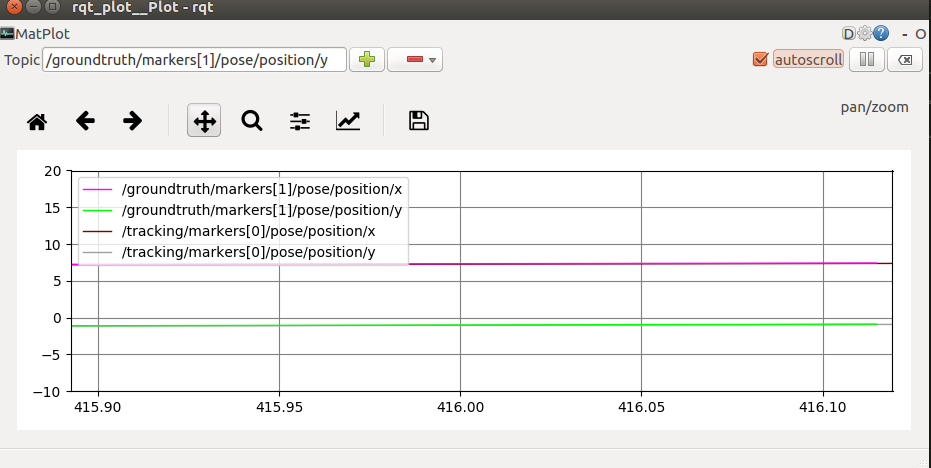
#> input picture images/rqt_plot.png, 931 x 468 px, found by its file name; its folder holds only this picture in this run
$ python make_tracking_video.py   (Python 2 division)
#> lines starting #> are read from the running program, lines starting #| are printed output that depends on the picture; after the words box and inside, x2 and y2 are one past the last pixel; in counts of white or black regions, pixels touching at a corner belong together
import cv2
import os

frames = 372
colors = [(255, 0, 0), (0, 255, 0), (0, 0, 255), (255, 255, 0), (0, 255, 255), (255, 0, 255),
          (255, 128, 0), (128, 255, 0), (0, 128, 255), (0, 255, 128), (128, 0, 255), (255, 0, 128)]


# TODO: Unify filename and frame length
class tData:
    """
        Utility class to load data.
    """

    # [101 lines left out: functions __init__, __str__, read_tracking_results, not called in this run]

#read_tracking_results()

image_folder = "./images/"
video_name = 'video2.avi'

images = [img for img in os.listdir(image_folder) if img.endswith(".png")]
print(len(images))
frame = cv2.imread(os.path.join(image_folder, images[0]))
#> frame is the input picture: shape (468, 931, 3); mean B, G, R 232.5, 233.4, 233.9
height, width, layers = frame.shape
#> height = 468; width = 931; layers = 3
print(height, width)
#| 468 931

video = cv2.VideoWriter(video_name, 0, 9, (width,height))
fontFace = cv2.FONT_HERSHEY_SIMPLEX
fontScale = 2
thickness = 3

for i,image in enumerate(sorted(images)):
    print(image)
    img = cv2.imread(os.path.join(image_folder, image))
    text = "Frame "+ str(i)
    cv2.putText(img, text, (10,50), fontFace, 2, (255,255,255), thickness, cv2.LINE_AA)
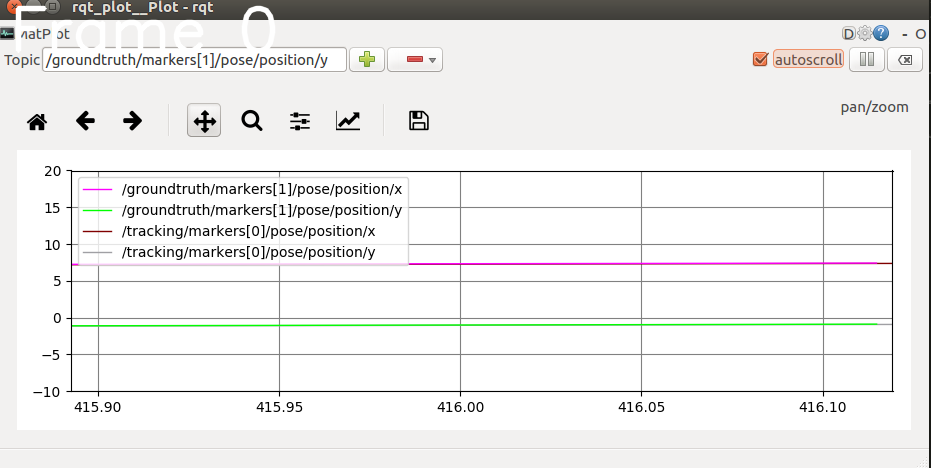
#> img: shape (468, 931, 3); 0.79% of pixels changed, all inside (x1, y1, x2, y2) = (15, 5, 276, 54)
    video.write(img)

cv2.destroyAllWindows()
video.release()
